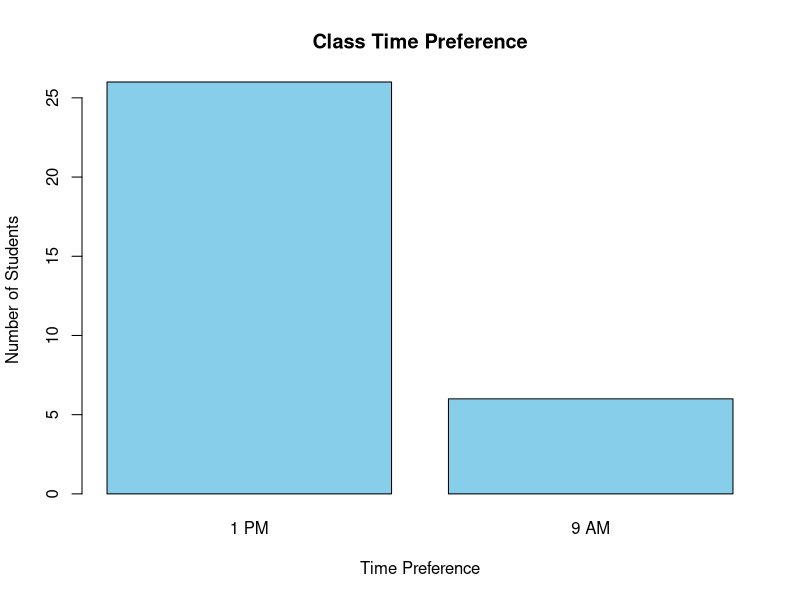

This figure's R source: (Note: this script raises an error after producing the figure.)
## ---- chunk 1
library(stringr)
library(lubridate)
library(dplyr)
mydata <- read.csv("behavior_group_responses.csv", header = TRUE)

mydata <- mydata %>%
  rename("Class time preference" = "X1..Which.class.time.would.you.prefer..9.AM..1.PM..or.5.PM....Choose.only.one.")


mydata <- mydata %>%
  rename("Sleeping times" = "X2..What.time.do.you.usually.go.to.sleep...e.g...11.PM.")


#fixing up the sleeping times to be consistent
# MADE A NEW COLUMN CALLED Military_time to make data easier to analyze
mydata <- mydata %>%
  mutate(
    `Sleeping times` = str_replace_all(`Sleeping times`, "[^a-zA-Z0-9: ]", ""),
    `Sleeping times` = str_trim(`Sleeping times`)
  ) %>%
  # Step 2: Extract the hour and apply the conditional PM assumption
  mutate(
    # Create a temporary column to hold the extracted hour for the condition
    hour_check = as.numeric(str_extract(`Sleeping times`, "^\\d+")), 
    `Sleeping times` = tolower(`Sleeping times`),
    # Apply the conditional PM assumption
    `Sleeping times` = case_when(
      !str_detect(`Sleeping times`, "am|pm") & hour_check > 8 ~ paste0(`Sleeping times`, "pm"),
      TRUE ~ `Sleeping times`
    ),
    
    # Step 3: Now, remove all spaces and prepare for parsing
    `Sleeping times` = str_replace_all(`Sleeping times`, " ", "")
  )%>%

mutate(
    # Handle the time range '1-2pm'
    `Sleeping times` = str_replace(`Sleeping times`, "1-2pm", "1:30pm"), 
    
    # Parse the time string into a time object
    parsed_time = parse_date_time(`Sleeping times`, orders = c("H:M p", "H p")),
    
    # Convert the time object into a numeric value (hours) on a 0-23 scale
    Military_time = hour(parsed_time) + minute(parsed_time) / 60
  ) %>%
  
  # Clean up: remove the temporary columns
  select(-hour_check, -parsed_time)
## ---- chunk 2
frequency_table <- table(mydata$"Class time preference")

# View the result
print(frequency_table)

print(mydata$"Class time preference")

# Create a bar chart from the frequency table
barplot(frequency_table, 
        main = "Class Time Preference", 
        xlab = "Time Preference", 
        ylab = "Number of Students", 
        col = "skyblue")
## ---- chunk 3
sleepdata <- mydata %>%
  mutate(
    is_9AM = ifelse(`Class time preference` == "9 AM", 1, 0),
    is_1PM = ifelse(`Class time preference` == "1 PM", 1, 0)
  )

# Assuming 'mydata' has a 'Class time preference' column and a 'Military_time' column
anova_result <- aov(Military_time ~ `Class time preference`, data = sleepdata)
summary(anova_result)

install.packages("ggplot2")
library(ggplot2)

# Assuming you have the 'is_9AM' and 'is_1PM' columns
regression_model <- lm(Military_time ~ is_9AM + is_1PM, data = mydata)

# View the results of the model
summary(regression_model)
